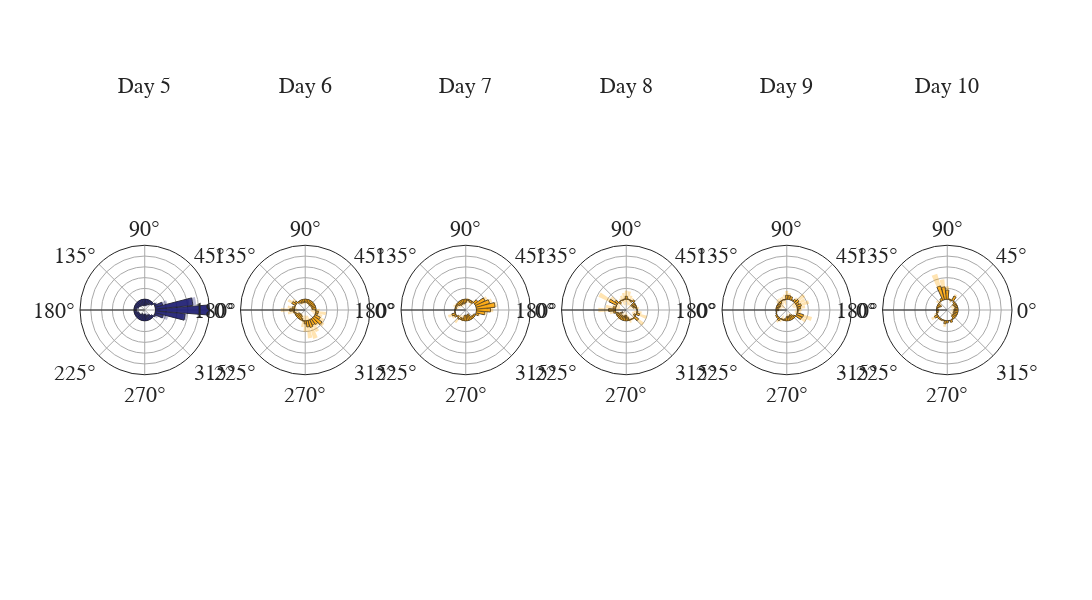

The notebook cell this image was saved under:
### Code cell
## Compare the last day in A to days 6-10 in B
outputAB = pd.DataFrame()
for mouse in mouse_list:
        loop_data = pd.read_feather(pjoin(dpath, f'rotated_placefields/{mouse}/A5_B5_pearson_place.feat'))
        outputAB = pd.concat([outputAB, loop_data])
mouse_data = outputAB.groupby(['mouse', 'session', 'rotation'], as_index=False).agg({'r': 'mean'})
fig_data = mouse_data.groupby(['session', 'rotation'], as_index=False).agg({'r': ['mean', 'sem']})
specs = [[{'type': 'polar'}, {'type': 'polar'}, {'type': 'polar'}, {'type': 'polar'}, {'type': 'polar'}, {'type': 'polar'}]]
fig = pf.custom_graph_template(x_title='', y_title='', font_size=22, rows=1, columns=6, 
                               width=2500, height=600, specs=specs, titles=[f'Day {x}' for x in np.arange(5, 11)])
for idx, session in enumerate(natsorted(np.unique(fig_data['session']))):
        if idx == 0:
                bar_color = 'midnightblue' 
        else:
                bar_color = 'orange'
        fig.add_trace(go.Barpolar(
            r=fig_data['r']['mean'][fig_data['session'] == session],
            theta=fig_data['rotation'][fig_data['session'] == session],
            marker_color=bar_color,
            marker_line_color='black',
            marker_line_width=1,
            opacity=0.8,
            showlegend=False
        ), row=1, col=idx + 1)
        fig.add_trace(go.Barpolar(
                r=fig_data['r']['mean'][fig_data['session'] == session] + fig_data['r']['sem'][fig_data['session'] == session],
                theta=fig_data['rotation'][fig_data['session'] == session],
                marker_color=bar_color,
                marker_line_color='black',
                marker_line_width=0,
                opacity=0.3,
                showlegend=False,
                name='upper'
        ), row=1, col=idx + 1)
        fig.add_trace(go.Barpolar(
                r=fig_data['r']['mean'][fig_data['session'] == session] - fig_data['r']['sem'][fig_data['session'] == session],
                theta=fig_data['rotation'][fig_data['session'] == session],
                marker_color=bar_color,
                marker_line_color='black',
                marker_line_width=0,
                opacity=0.3,
                showlegend=False,
                name='lower'
        ), row=1, col=idx + 1)
    
fig.update_polars(
        radialaxis = dict(showticklabels=False, ticks='', angle=180, tickangle=-180, range=[-0.2, 1], showgrid=True, gridcolor='darkgrey', dtick=0.2),
        angularaxis = dict(showticklabels=True, ticks='', showgrid=True, gridcolor='darkgrey'),
        barmode='overlay'
    )
fig.show()
fig.write_image(pjoin(fig_path, 'A5_B5_pearson_place.png'))

### Figure 1 — Plotly figure (JSON) as saved in the notebook; plotly's stock layout.template omitted (floating-point values rounded to 4 significant figures)
{"data": [{"marker": {"color": "midnightblue", "line": {"color": "black", "width": 1}}, "opacity": 0.8, "r": [1.0, 0.6971, 0.1451, 0.02982, -0.0462, -0.06115, -0.08858, -0.1031, -0.1134, -0.1142, -0.1113, -0.1203, -0.1012, -0.09962, -0.09483, -0.08011, -0.07917, -0.04694, -0.04198, -0.04594, -0.07882, -0.08628, -0.08381, -0.09459, -0.124, -0.1014, -0.1152, -0.1215, -0.1195, -0.09244, -0.09426, -0.08665, -0.04967, 0.02255, 0.1561, 0.552], "showlegend": false, "subplot": "polar", "theta": [0, 10, 20, 30, 40, 50, 60, 70, 80, 90, 100, 110, 120, 130, 140, 150, 160, 170, 180, 190, 200, 210, 220, 230, 240, 250, 260, 270, 280, 290, 300, 310, 320, 330, 340, 350], "type": "barpolar"}, {"marker": {"color": "midnightblue", "line": {"color": "black", "width": 0}}, "name": "upper", "opacity": 0.3, "r": [1, 0.7597, 0.2348, 0.06299, -0.03258, -0.02998, -0.05027, -0.07716, -0.09021, -0.1001, -0.1042, -0.1173, -0.08716, -0.09096, -0.08547, -0.06889, -0.07102, -0.008994, -0.01806, -0.007598, -0.07808, -0.07765, -0.08273, -0.08127, -0.1204, -0.08954, -0.1029, -0.1135, -0.09844, -0.04657, -0.05787, -0.07795, -0.04833, 0.0732, 0.2513, 0.5864], "showlegend": false, "subplot": "polar", "theta": [0, 10, 20, 30, 40, 50, 60, 70, 80, 90, 100, 110, 120, 130, 140, 150, 160, 170, 180, 190, 200, 210, 220, 230, 240, 250, 260, 270, 280, 290, 300, 310, 320, 330, 340, 350], "type": "barpolar"}, {"marker": {"color": "midnightblue", "line": {"color": "black", "width": 0}}, "name": "lower", "opacity": 0.3, "r": [1.0, 0.6345, 0.05548, -0.003354, -0.05982, -0.09232, -0.1269, -0.1289, -0.1366, -0.1282, -0.1185, -0.1232, -0.1152, -0.1083, -0.1042, -0.09134, -0.08732, -0.08488, -0.06591, -0.08428, -0.07955, -0.09492, -0.0849, -0.1079, -0.1276, -0.1133, -0.1275, -0.1295, -0.1405, -0.1383, -0.1307, -0.09535, -0.051, -0.0281, 0.06102, 0.5176], "showlegend": false, "subplot": "polar", "theta": [0, 10, 20, 30, 40, 50, 60, 70, 80, 90, 100, 110, 120, 130, 140, 150, 160, 170, 180, 190, 200, 210, 220, 230, 240, 250, 260, 270, 280, 290, 300, 310, 320, 330, 340, 350], "type": "barpolar"}, {"marker": {"color": "orange", "line": {"color": "black", "width": 1}}, "opacity": 0.8, "r": [-0.01526, -0.07349, -0.07036, -0.07667, -0.07013, -0.08666, -0.07196, -0.07089, -0.0587, -0.05543, -0.06078, -0.0589, -0.05812, -0.03025, 0.03699, 0.07603, 0.007373, 0.04297, 0.08775, 0.01903, -0.02652, -0.07907, -0.08928, -0.0872, -0.07881, -0.03483, 0.01064, 0.05654, 0.1161, 0.1356, 0.1123, 0.1288, 0.1819, 0.1088, 0.03994, 0.0485], "showlegend": false, "subplot": "polar2", "theta": [0, 10, 20, 30, 40, 50, 60, 70, 80, 90, 100, 110, 120, 130, 140, 150, 160, 170, 180, 190, 200, 210, 220, 230, 240, 250, 260, 270, 280, 290, 300, 310, 320, 330, 340, 350], "type": "barpolar"}, {"marker": {"color": "orange", "line": {"color": "black", "width": 0}}, "name": "upper", "opacity": 0.3, "r": [0.06657, -0.05381, -0.05988, -0.05238, -0.05241, -0.0681, -0.05661, -0.06795, -0.05449, -0.0261, -0.03426, -0.02908, -0.02912, -0.02663, 0.09534, 0.1637, 0.03342, 0.1289, 0.2528, 0.1257, 0.01536, -0.07354, -0.07155, -0.081, -0.05424, 0.01933, 0.121, 0.204, 0.329, 0.3567, 0.2552, 0.1689, 0.2347, 0.1921, 0.1329, 0.19], "showlegend": false, "subplot": "polar2", "theta": [0, 10, 20, 30, 40, 50, 60, 70, 80, 90, 100, 110, 120, 130, 140, 150, 160, 170, 180, 190, 200, 210, 220, 230, 240, 250, 260, 270, 280, 290, 300, 310, 320, 330, 340, 350], "type": "barpolar"}, {"marker": {"color": "orange", "line": {"color": "black", "width": 0}}, "name": "lower", "opacity": 0.3, "r": [-0.0971, -0.09317, -0.08084, -0.101, -0.08785, -0.1052, -0.08731, -0.07382, -0.06291, -0.08475, -0.08729, -0.08872, -0.08711, -0.03386, -0.02136, -0.01166, -0.01867, -0.04295, -0.07732, -0.08763, -0.0684, -0.08459, -0.107, -0.09341, -0.1034, -0.08899, -0.09976, -0.09088, -0.09683, -0.08556, -0.03054, 0.08862, 0.129, 0.02556, -0.05302, -0.093], "showlegend": false, "subplot": "polar2", "theta": [0, 10, 20, 30, 40, 50, 60, 70, 80, 90, 100, 110, 120, 130, 140, 150, 160, 170, 180, 190, 200, 210, 220, 230, 240, 250, 260, 270, 280, 290, 300, 310, 320, 330, 340, 350], "type": "barpolar"}, {"marker": {"color": "orange", "line": {"color": "black", "width": 1}}, "opacity": 0.8, "r": [0.2586, 0.3457, 0.2574, 0.1941, 0.06998, -0.03302, -0.04156, -0.0261, -0.02274, -0.06032, -0.08265, -0.07751, -0.0809, -0.08456, -0.06624, -0.03791, -0.0138, -0.0247, -0.0009267, 0.007628, 0.06746, 0.03466, -0.03142, 0.01458, -0.03775, -0.03579, -0.09857, -0.1064, -0.09782, -0.1115, -0.1161, -0.04572, -0.0391, -0.03283, 0.0519, 0.156], "showlegend": false, "subplot": "polar3", "theta": [0, 10, 20, 30, 40, 50, 60, 70, 80, 90, 100, 110, 120, 130, 140, 150, 160, 170, 180, 190, 200, 210, 220, 230, 240, 250, 260, 270, 280, 290, 300, 310, 320, 330, 340, 350], "type": "barpolar"}, {"marker": {"color": "orange", "line": {"color": "black", "width": 0}}, "name": "upper", "opacity": 0.3, "r": [0.3111, 0.3841, 0.3125, 0.2464, 0.07374, 0.03324, -0.02968, 0.003587, 0.0272, -0.05732, -0.05176, -0.04661, -0.04697, -0.05942, -0.01878, 0.02252, 0.04295, 0.003847, 0.007891, 0.01862, 0.1429, 0.08531, -0.01206, 0.1026, 0.004173, 0.01979, -0.08931, -0.1032, -0.08974, -0.1079, -0.1094, -0.02676, -0.03151, -0.01395, 0.07914, 0.1945], "showlegend": false, "subplot": "polar3", "theta": [0, 10, 20, 30, 40, 50, 60, 70, 80, 90, 100, 110, 120, 130, 140, 150, 160, 170, 180, 190, 200, 210, 220, 230, 240, 250, 260, 270, 280, 290, 300, 310, 320, 330, 340, 350], "type": "barpolar"}, {"marker": {"color": "orange", "line": {"color": "black", "width": 0}}, "name": "lower", "opacity": 0.3, "r": [0.206, 0.3073, 0.2024, 0.1417, 0.06623, -0.09928, -0.05345, -0.05579, -0.07267, -0.06332, -0.1135, -0.1084, -0.1148, -0.1097, -0.1137, -0.09834, -0.07056, -0.05324, -0.009745, -0.003364, -0.00797, -0.01598, -0.05078, -0.07347, -0.07967, -0.09137, -0.1078, -0.1095, -0.1059, -0.1151, -0.1229, -0.06469, -0.04668, -0.0517, 0.02466, 0.1174], "showlegend": false, "subplot": "polar3", "theta": [0, 10, 20, 30, 40, 50, 60, 70, 80, 90, 100, 110, 120, 130, 140, 150, 160, 170, 180, 190, 200, 210, 220, 230, 240, 250, 260, 270, 280, 290, 300, 310, 320, 330, 340, 350], "type": "barpolar"}, {"marker": {"color": "orange", "line": {"color": "black", "width": 1}}, "opacity": 0.8, "r": [0.003738, -0.01971, -0.06959, -0.06468, -0.08374, 0.03055, -0.0272, -0.01209, 0.006059, 0.0541, 0.008066, -0.01325, 0.0003305, -0.04387, 0.06057, 0.153, -0.002509, 0.04609, 0.1275, 0.03741, -0.04746, -0.1263, -0.05899, -0.07729, -0.07734, -0.07716, -0.1026, -0.09683, -0.0638, -0.01677, -0.007963, 0.005997, 0.08183, -0.03957, 0.05951, 0.01574], "showlegend": false, "subplot": "polar4", "theta": [0, 10, 20, 30, 40, 50, 60, 70, 80, 90, 100, 110, 120, 130, 140, 150, 160, 170, 180, 190, 200, 210, 220, 230, 240, 250, 260, 270, 280, 290, 300, 310, 320, 330, 340, 350], "type": "barpolar"}, {"marker": {"color": "orange", "line": {"color": "black", "width": 0}}, "name": "upper", "opacity": 0.3, "r": [0.01386, 0.04026, 0.01413, -0.01435, -0.003076, 0.0411, 0.04924, 0.08075, 0.151, 0.1579, 0.1191, 0.0811, 0.03968, -0.006955, 0.1638, 0.3737, 0.07196, 0.1827, 0.3187, 0.1061, 0.005378, 0.01874, -0.01418, 0.02809, -0.03934, -0.03087, -0.04759, -0.03357, -0.0102, 0.04712, 0.02205, 0.03051, 0.208, -0.008963, 0.2006, 0.08907], "showlegend": false, "subplot": "polar4", "theta": [0, 10, 20, 30, 40, 50, 60, 70, 80, 90, 100, 110, 120, 130, 140, 150, 160, 170, 180, 190, 200, 210, 220, 230, 240, 250, 260, 270, 280, 290, 300, 310, 320, 330, 340, 350], "type": "barpolar"}, {"marker": {"color": "orange", "line": {"color": "black", "width": 0}}, "name": "lower", "opacity": 0.3, "r": [-0.006386, -0.07969, -0.1533, -0.115, -0.1644, 0.02, -0.1036, -0.1049, -0.1389, -0.04972, -0.1029, -0.1076, -0.03902, -0.08078, -0.04269, -0.06769, -0.07698, -0.09053, -0.06368, -0.03124, -0.1003, -0.2714, -0.1038, -0.1827, -0.1153, -0.1235, -0.1575, -0.1601, -0.1174, -0.08066, -0.03797, -0.01852, -0.04437, -0.07017, -0.08158, -0.05759], "showlegend": false, "subplot": "polar4", "theta": [0, 10, 20, 30, 40, 50, 60, 70, 80, 90, 100, 110, 120, 130, 140, 150, 160, 170, 180, 190, 200, 210, 220, 230, 240, 250, 260, 270, 280, 290, 300, 310, 320, 330, 340, 350], "type": "barpolar"}, {"marker": {"color": "orange", "line": {"color": "black", "width": 1}}, "opacity": 0.8, "r": [0.02344, 0.05864, 0.08157, 0.05221, 0.07837, 0.04435, 0.01604, 0.05748, 0.07275, 0.07249, -0.0104, -0.00312, -0.01461, -0.04501, -0.04922, -0.06907, -0.05805, -0.03849, -0.05123, -0.009008, 0.009551, 0.02852, 0.03102, 0.04846, -0.0157, -0.01512, -0.03234, -0.07413, -0.08315, -0.06889, -0.09668, -0.07859, -0.04182, 0.1079, 0.1229, 0.009425], "showlegend": false, "subplot": "polar5", "theta": [0, 10, 20, 30, 40, 50, 60, 70, 80, 90, 100, 110, 120, 130, 140, 150, 160, 170, 180, 190, 200, 210, 220, 230, 240, 250, 260, 270, 280, 290, 300, 310, 320, 330, 340, 350], "type": "barpolar"}, {"marker": {"color": "orange", "line": {"color": "black", "width": 0}}, "name": "upper", "opacity": 0.3, "r": [0.07643, 0.145, 0.2329, 0.1822, 0.2208, 0.09079, 0.02487, 0.06982, 0.1146, 0.1536, 0.0899, 0.0609, 0.05245, 0.0596, 0.04383, -0.001727, -0.01039, 0.01157, -0.008987, 0.001914, 0.01122, 0.03804, 0.0315, 0.09092, 0.05053, 0.01506, -0.01865, -0.05384, -0.04522, -0.03017, -0.06791, -0.03611, -0.01522, 0.2018, 0.2875, 0.06823], "showlegend": false, "subplot": "polar5", "theta": [0, 10, 20, 30, 40, 50, 60, 70, 80, 90, 100, 110, 120, 130, 140, 150, 160, 170, 180, 190, 200, 210, 220, 230, 240, 250, 260, 270, 280, 290, 300, 310, 320, 330, 340, 350], "type": "barpolar"}, {"marker": {"color": "orange", "line": {"color": "black", "width": 0}}, "name": "lower", "opacity": 0.3, "r": [-0.02955, -0.02775, -0.06977, -0.07779, -0.06405, -0.002083, 0.007205, 0.04514, 0.0309, -0.0086, -0.1107, -0.06714, -0.08167, -0.1496, -0.1423, -0.1364, -0.1057, -0.08854, -0.09347, -0.01993, 0.007881, 0.019, 0.03054, 0.006006, -0.08193, -0.04531, -0.04603, -0.09443, -0.1211, -0.1076, -0.1254, -0.1211, -0.06842, 0.01393, -0.04174, -0.04939], "showlegend": false, "subplot": "polar5", "theta": [0, 10, 20, 30, 40, 50, 60, 70, 80, 90, 100, 110, 120, 130, 140, 150, 160, 170, 180, 190, 200, 210, 220, 230, 240, 250, 260, 270, 280, 290, 300, 310, 320, 330, 340, 350], "type": "barpolar"}, {"marker": {"color": "orange", "line": {"color": "black", "width": 1}}, "opacity": 0.8, "r": [-0.07986, -0.05844, -0.04808, -0.05561, -0.06423, -0.02577, 0.08783, -0.01968, 0.006237, 0.1684, 0.2308, 0.2629, 0.04034, 0.003992, -0.001626, -0.0718, -0.04388, -0.01981, -0.03551, -0.02832, 0.01419, 0.06488, 0.02733, 0.02335, 0.0203, 0.003528, 0.05749, 0.03721, 0.003728, 0.03721, -0.01426, -0.06776, -0.06944, -0.07048, -0.08403, -0.06972], "showlegend": false, "subplot": "polar6", "theta": [0, 10, 20, 30, 40, 50, 60, 70, 80, 90, 100, 110, 120, 130, 140, 150, 160, 170, 180, 190, 200, 210, 220, 230, 240, 250, 260, 270, 280, 290, 300, 310, 320, 330, 340, 350], "type": "barpolar"}, {"marker": {"color": "orange", "line": {"color": "black", "width": 0}}, "name": "upper", "opacity": 0.3, "r": [-0.02267, 0.002088, 0.007072, 0.00851, -0.009035, -0.0176, 0.1274, 0.02543, 0.02872, 0.2386, 0.3713, 0.4985, 0.04891, 0.02988, 0.05791, -0.06288, -0.02585, -0.0063, -0.002629, -0.003893, 0.05596, 0.1329, 0.03649, 0.03506, 0.03288, 0.02696, 0.1152, 0.04371, 0.00971, 0.04947, -0.006094, -0.04778, -0.01253, -0.04417, -0.01754, -0.02574], "showlegend": false, "subplot": "polar6", "theta": [0, 10, 20, 30, 40, 50, 60, 70, 80, 90, 100, 110, 120, 130, 140, 150, 160, 170, 180, 190, 200, 210, 220, 230, 240, 250, 260, 270, 280, 290, 300, 310, 320, 330, 340, 350], "type": "barpolar"}, {"marker": {"color": "orange", "line": {"color": "black", "width": 0}}, "name": "lower", "opacity": 0.3, "r": [-0.1371, -0.119, -0.1032, -0.1197, -0.1194, -0.03393, 0.0483, -0.06479, -0.01625, 0.09818, 0.0904, 0.02723, 0.03177, -0.0219, -0.06117, -0.08071, -0.06192, -0.03332, -0.06838, -0.05275, -0.02759, -0.0031, 0.01816, 0.01164, 0.007727, -0.01991, -0.0001869, 0.03071, -0.002255, 0.02496, -0.02242, -0.08775, -0.1264, -0.09679, -0.1505, -0.1137], "showlegend": false, "subplot": "polar6", "theta": [0, 10, 20, 30, 40, 50, 60, 70, 80, 90, 100, 110, 120, 130, 140, 150, 160, 170, 180, 190, 200, 210, 220, 230, 240, 250, 260, 270, 280, 290, 300, 310, 320, 330, 340, 350], "type": "barpolar"}], "layout": {"annotations": [{"font": {"size": 22}, "showarrow": false, "text": "Day 5", "x": 0.06944, "xanchor": "center", "xref": "paper", "y": 1, "yanchor": "bottom", "yref": "paper"}, {"font": {"size": 22}, "showarrow": false, "text": "Day 6", "x": 0.2417, "xanchor": "center", "xref": "paper", "y": 1, "yanchor": "bottom", "yref": "paper"}, {"font": {"size": 22}, "showarrow": false, "text": "Day 7", "x": 0.4139, "xanchor": "center", "xref": "paper", "y": 1, "yanchor": "bottom", "yref": "paper"}, {"font": {"size": 22}, "showarrow": false, "text": "Day 8", "x": 0.5861, "xanchor": "center", "xref": "paper", "y": 1, "yanchor": "bottom", "yref": "paper"}, {"font": {"size": 22}, "showarrow": false, "text": "Day 9", "x": 0.7583, "xanchor": "center", "xref": "paper", "y": 1, "yanchor": "bottom", "yref": "paper"}, {"font": {"size": 22}, "showarrow": false, "text": "Day 10", "x": 0.9306, "xanchor": "center", "xref": "paper", "y": 1, "yanchor": "bottom", "yref": "paper"}], "font": {"family": "Arial", "size": 22}, "height": 600, "polar": {"angularaxis": {"gridcolor": "darkgrey", "showgrid": true, "showticklabels": true, "ticks": ""}, "barmode": "overlay", "domain": {"x": [0, 0.1389], "y": [0, 1]}, "radialaxis": {"angle": -180, "dtick": 0.2, "gridcolor": "darkgrey", "range": [-0.2, 1], "showgrid": true, "showticklabels": false, "tickangle": -180, "ticks": ""}}, "polar2": {"angularaxis": {"gridcolor": "darkgrey", "showgrid": true, "showticklabels": true, "ticks": ""}, "barmode": "overlay", "domain": {"x": [0.1722, 0.3111], "y": [0, 1]}, "radialaxis": {"angle": -180, "dtick": 0.2, "gridcolor": "darkgrey", "range": [-0.2, 1], "showgrid": true, "showticklabels": false, "tickangle": -180, "ticks": ""}}, "polar3": {"angularaxis": {"gridcolor": "darkgrey", "showgrid": true, "showticklabels": true, "ticks": ""}, "barmode": "overlay", "domain": {"x": [0.3444, 0.4833], "y": [0, 1]}, "radialaxis": {"angle": -180, "dtick": 0.2, "gridcolor": "darkgrey", "range": [-0.2, 1], "showgrid": true, "showticklabels": false, "tickangle": -180, "ticks": ""}}, "polar4": {"angularaxis": {"gridcolor": "darkgrey", "showgrid": true, "showticklabels": true, "ticks": ""}, "barmode": "overlay", "domain": {"x": [0.5167, 0.6556], "y": [0, 1]}, "radialaxis": {"angle": -180, "dtick": 0.2, "gridcolor": "darkgrey", "range": [-0.2, 1], "showgrid": true, "showticklabels": false, "tickangle": -180, "ticks": ""}}, "polar5": {"angularaxis": {"gridcolor": "darkgrey", "showgrid": true, "showticklabels": true, "ticks": ""}, "barmode": "overlay", "domain": {"x": [0.6889, 0.8278], "y": [0, 1]}, "radialaxis": {"angle": -180, "dtick": 0.2, "gridcolor": "darkgrey", "range": [-0.2, 1], "showgrid": true, "showticklabels": false, "tickangle": -180, "ticks": ""}}, "polar6": {"angularaxis": {"gridcolor": "darkgrey", "showgrid": true, "showticklabels": true, "ticks": ""}, "barmode": "overlay", "domain": {"x": [0.8611, 1], "y": [0, 1]}, "radialaxis": {"angle": -180, "dtick": 0.2, "gridcolor": "darkgrey", "range": [-0.2, 1], "showgrid": true, "showticklabels": false, "tickangle": -180, "ticks": ""}}, "title": {"x": 0.5, "xanchor": "center", "y": 0.9, "yanchor": "top"}, "width": 2500, "xaxis": {"linewidth": 1.5, "title": {"text": ""}}, "yaxis": {"linewidth": 1.5, "title": {"text": ""}}}}
